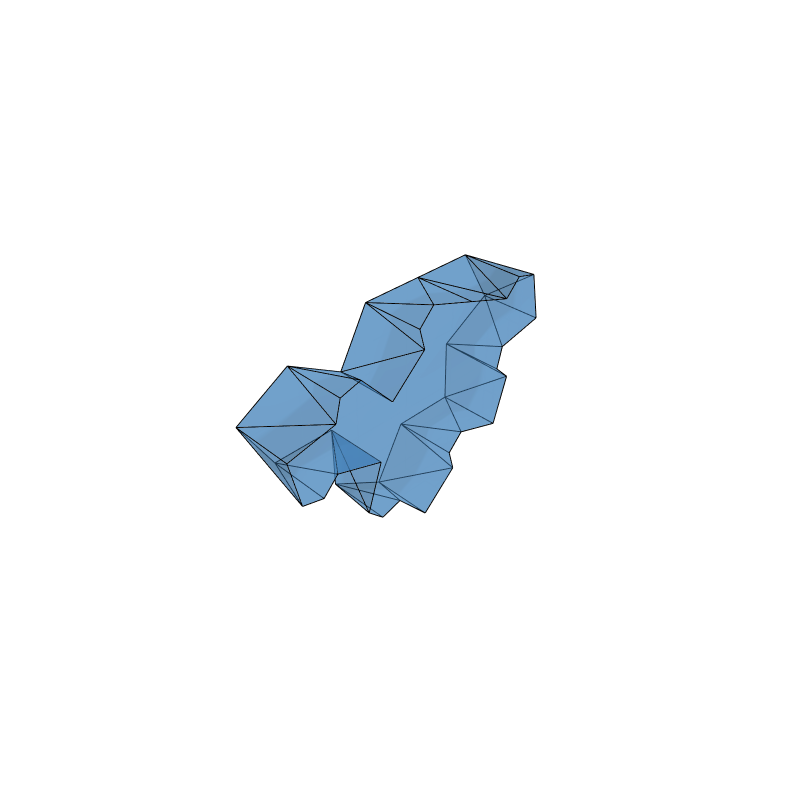

Notebook code cell kept with this figure:
### Code cell
plot(ass_9[2])

### Figure 1 — Plotly figure (JSON) as saved in the notebook; plotly's stock layout.template omitted (floating-point values rounded to 4 significant figures)
{"data": [{"facecolor": ["#407FB7", "#407FB7", "#407FB7", "#407FB7", "#407FB7", "#407FB7", "#407FB7", "#407FB7", "#407FB7", "#407FB7", "#407FB7", "#407FB7", "#407FB7", "#407FB7", "#407FB7", "#407FB7", "#407FB7", "#407FB7", "#407FB7", "#407FB7", "#407FB7", "#407FB7", "#407FB7", "#407FB7", "#407FB7", "#407FB7", "#407FB7", "#407FB7", "#407FB7", "#407FB7", "#407FB7", "#407FB7", "#407FB7", "#407FB7", "#407FB7", "#407FB7", "#407FB7", "#407FB7", "#407FB7", "#407FB7", "#407FB7", "#407FB7", "#407FB7", "#407FB7", "#407FB7", "#407FB7", "#407FB7", "#407FB7", "#407FB7", "#407FB7", "#407FB7", "#407FB7", "#407FB7", "#407FB7", "#407FB7", "#407FB7", "#407FB7", "#407FB7", "#407FB7", "#407FB7", "#407FB7", "#407FB7", "#407FB7", "#407FB7", "#407FB7", "#407FB7", "#407FB7", "#407FB7", "#407FB7", "#407FB7", "#407FB7", "#407FB7", "#407FB7", "#407FB7", "#407FB7", "#407FB7", "#407FB7", "#407FB7", "#407FB7", "#407FB7"], "i": [1, 6, 6, 9, 9, 9, 16, 15, 20, 23, 18, 23, 29, 35, 35, 38, 39, 39, 34, 40, 34, 36, 36, 36, 33, 32, 27, 26, 26, 26, 22, 21, 17, 14, 13, 10, 12, 11, 5, 2, 3, 2, 36, 39, 2, 26, 30, 37, 3, 24, 7, 6, 18, 20, 20, 15, 13, 17, 24, 27, 30, 34, 34, 35, 35, 15, 6, 5, 25, 31, 31, 25, 25, 25, 22, 14, 8, 8, 16, 12], "j": [6, 1, 7, 16, 8, 15, 20, 20, 18, 29, 23, 28, 35, 29, 37, 39, 38, 40, 31, 34, 30, 33, 31, 32, 27, 27, 24, 22, 25, 21, 17, 17, 13, 10, 10, 11, 5, 5, 3, 1, 2, 0, 32, 40, 0, 21, 36, 39, 2, 26, 9, 7, 23, 18, 28, 20, 10, 13, 17, 24, 27, 30, 11, 37, 34, 35, 15, 3, 33, 41, 38, 31, 29, 19, 25, 22, 1, 4, 8, 14], "k": [8, 0, 8, 8, 7, 16, 19, 16, 19, 19, 19, 29, 38, 28, 38, 41, 37, 41, 41, 41, 31, 31, 30, 33, 25, 33, 25, 25, 24, 22, 14, 22, 14, 12, 14, 12, 4, 12, 4, 4, 4, 1, 27, 34, 6, 17, 27, 34, 6, 17, 15, 15, 28, 28, 35, 35, 11, 11, 11, 11, 11, 11, 5, 34, 5, 5, 5, 6, 31, 38, 29, 29, 19, 16, 16, 16, 4, 12, 12, 16], "opacity": 0.5, "type": "mesh3d", "x": [90.3, 90.3, 88.61, 85.18, 85.18, 82.71, 82.58, 81.71, 81.71, 78.31, 77.58, 75.18, 75.18, 75.04, 75.04, 72.98, 72.98, 71.64, 68.1, 68.1, 67.14, 66.31, 66.31, 65.63, 61.43, 61.43, 60.47, 58.97, 58.1, 58.1, 51.57, 51.57, 51.44, 51.44, 50.71, 50.57, 49.04, 48.1, 48.1, 44.67, 42.98, 42.98], "y": [0, -10, 0, 0, -10, 0, 0, 0, -10, 0, 0, 0, -10, 0, -10, 0, -10, 0, 0, -10, 0, 0, -10, 0, 0, -10, 0, 0, 0, -10, 0, -10, 0, -10, 0, 0, 0, 0, -10, 0, 0, -10], "z": [22.68, 22.68, 14.96, 14.09, 14.09, 16.62, 24.37, 27.8, 27.8, 28.76, 6.694, 14.23, 14.23, 4.228, 4.228, 22.92, 22.92, 5.191, 31.65, 31.65, 28.24, -0.652, -0.652, 34.18, 8.076, 8.076, 4.673, 10.61, 31.78, 31.78, 18.21, 18.21, 8.214, 8.214, 21.64, 29.39, 15.75, 31.92, 31.92, 31.05, 23.33, 23.33]}, {"line": {"color": "#000000", "width": 2}, "mode": "lines", "type": "scatter3d", "x": [51.44, 49.04], "y": [0, 0], "z": [8.214, 15.75]}, {"line": {"color": "#000000", "width": 2}, "mode": "lines", "type": "scatter3d", "x": [51.57, 49.04], "y": [0, 0], "z": [18.21, 15.75]}, {"line": {"color": "#000000", "width": 2}, "mode": "lines", "type": "scatter3d", "x": [66.31, 71.64], "y": [0, 0], "z": [-0.652, 5.191]}, {"line": {"color": "#000000", "width": 2}, "mode": "lines", "type": "scatter3d", "x": [51.44, 58.97], "y": [0, 0], "z": [8.214, 10.61]}, {"line": {"color": "#000000", "width": 2}, "mode": "lines", "type": "scatter3d", "x": [66.31, 60.47], "y": [0, 0], "z": [-0.652, 4.673]}, {"line": {"color": "#000000", "width": 2}, "mode": "lines", "type": "scatter3d", "x": [61.43, 60.47], "y": [0, 0], "z": [8.076, 4.673]}, {"line": {"color": "#000000", "width": 2}, "mode": "lines", "type": "scatter3d", "x": [61.43, 58.97], "y": [0, 0], "z": [8.076, 10.61]}, {"line": {"color": "#000000", "width": 2}, "mode": "lines", "type": "scatter3d", "x": [50.71, 42.98], "y": [0, 0], "z": [21.64, 23.33]}, {"line": {"color": "#000000", "width": 2}, "mode": "lines", "type": "scatter3d", "x": [42.98, 44.67], "y": [0, 0], "z": [23.33, 31.05]}, {"line": {"color": "#000000", "width": 2}, "mode": "lines", "type": "scatter3d", "x": [58.1, 50.57], "y": [0, 0], "z": [31.78, 29.39]}, {"line": {"color": "#000000", "width": 2}, "mode": "lines", "type": "scatter3d", "x": [50.71, 51.57], "y": [0, 0], "z": [21.64, 18.21]}, {"line": {"color": "#000000", "width": 2}, "mode": "lines", "type": "scatter3d", "x": [50.57, 48.1], "y": [0, 0], "z": [29.39, 31.92]}, {"line": {"color": "#000000", "width": 2}, "mode": "lines", "type": "scatter3d", "x": [48.1, 44.67], "y": [0, 0], "z": [31.92, 31.05]}, {"line": {"color": "#000000", "width": 2}, "mode": "lines", "type": "scatter3d", "x": [77.58, 75.18], "y": [0, 0], "z": [6.694, 14.23]}, {"line": {"color": "#000000", "width": 2}, "mode": "lines", "type": "scatter3d", "x": [77.58, 75.04], "y": [0, 0], "z": [6.694, 4.228]}, {"line": {"color": "#000000", "width": 2}, "mode": "lines", "type": "scatter3d", "x": [85.18, 82.71], "y": [0, 0], "z": [14.09, 16.62]}, {"line": {"color": "#000000", "width": 2}, "mode": "lines", "type": "scatter3d", "x": [82.71, 75.18], "y": [0, 0], "z": [16.62, 14.23]}, {"line": {"color": "#000000", "width": 2}, "mode": "lines", "type": "scatter3d", "x": [85.18, 88.61], "y": [0, 0], "z": [14.09, 14.96]}, {"line": {"color": "#000000", "width": 2}, "mode": "lines", "type": "scatter3d", "x": [82.58, 90.3], "y": [0, 0], "z": [24.37, 22.68]}, {"line": {"color": "#000000", "width": 2}, "mode": "lines", "type": "scatter3d", "x": [88.61, 90.3], "y": [0, 0], "z": [14.96, 22.68]}, {"line": {"color": "#000000", "width": 2}, "mode": "lines", "type": "scatter3d", "x": [65.63, 68.1], "y": [0, 0], "z": [34.18, 31.65]}, {"line": {"color": "#000000", "width": 2}, "mode": "lines", "type": "scatter3d", "x": [67.14, 68.1], "y": [0, 0], "z": [28.24, 31.65]}, {"line": {"color": "#000000", "width": 2}, "mode": "lines", "type": "scatter3d", "x": [58.1, 65.63], "y": [0, 0], "z": [31.78, 34.18]}, {"line": {"color": "#000000", "width": 2}, "mode": "lines", "type": "scatter3d", "x": [72.98, 78.31], "y": [0, 0], "z": [22.92, 28.76]}, {"line": {"color": "#000000", "width": 2}, "mode": "lines", "type": "scatter3d", "x": [78.31, 81.71], "y": [0, 0], "z": [28.76, 27.8]}, {"line": {"color": "#000000", "width": 2}, "mode": "lines", "type": "scatter3d", "x": [82.58, 81.71], "y": [0, 0], "z": [24.37, 27.8]}, {"line": {"color": "#000000", "width": 2}, "mode": "lines", "type": "scatter3d", "x": [72.98, 67.14], "y": [0, 0], "z": [22.92, 28.24]}, {"line": {"color": "#000000", "width": 2}, "mode": "lines", "type": "scatter3d", "x": [71.64, 75.04], "y": [0, 0], "z": [5.191, 4.228]}, {"line": {"color": "#000000", "width": 2}, "mode": "lines", "type": "scatter3d", "x": [51.57, 51.44], "y": [-10, -10], "z": [18.21, 8.214]}, {"line": {"color": "#000000", "width": 2}, "mode": "lines", "type": "scatter3d", "x": [51.44, 61.43], "y": [-10, -10], "z": [8.214, 8.076]}, {"line": {"color": "#000000", "width": 2}, "mode": "lines", "type": "scatter3d", "x": [48.1, 58.1], "y": [-10, -10], "z": [31.92, 31.78]}, {"line": {"color": "#000000", "width": 2}, "mode": "lines", "type": "scatter3d", "x": [48.1, 42.98], "y": [-10, -10], "z": [31.92, 23.33]}, {"line": {"color": "#000000", "width": 2}, "mode": "lines", "type": "scatter3d", "x": [51.57, 42.98], "y": [-10, -10], "z": [18.21, 23.33]}, {"line": {"color": "#000000", "width": 2}, "mode": "lines", "type": "scatter3d", "x": [61.43, 66.31], "y": [-10, -10], "z": [8.076, -0.652]}, {"line": {"color": "#000000", "width": 2}, "mode": "lines", "type": "scatter3d", "x": [75.04, 66.31], "y": [-10, -10], "z": [4.228, -0.652]}, {"line": {"color": "#000000", "width": 2}, "mode": "lines", "type": "scatter3d", "x": [85.18, 75.18], "y": [-10, -10], "z": [14.09, 14.23]}, {"line": {"color": "#000000", "width": 2}, "mode": "lines", "type": "scatter3d", "x": [68.1, 72.98], "y": [-10, -10], "z": [31.65, 22.92]}, {"line": {"color": "#000000", "width": 2}, "mode": "lines", "type": "scatter3d", "x": [68.1, 58.1], "y": [-10, -10], "z": [31.65, 31.78]}, {"line": {"color": "#000000", "width": 2}, "mode": "lines", "type": "scatter3d", "x": [90.3, 81.71], "y": [-10, -10], "z": [22.68, 27.8]}, {"line": {"color": "#000000", "width": 2}, "mode": "lines", "type": "scatter3d", "x": [81.71, 72.98], "y": [-10, -10], "z": [27.8, 22.92]}, {"line": {"color": "#000000", "width": 2}, "mode": "lines", "type": "scatter3d", "x": [85.18, 90.3], "y": [-10, -10], "z": [14.09, 22.68]}, {"line": {"color": "#000000", "width": 2}, "mode": "lines", "type": "scatter3d", "x": [75.18, 75.04], "y": [-10, -10], "z": [14.23, 4.228]}, {"line": {"color": "#000000", "width": 2}, "mode": "lines", "type": "scatter3d", "x": [82.58, 90.3], "y": [0, -10], "z": [24.37, 22.68]}, {"line": {"color": "#000000", "width": 2}, "mode": "lines", "type": "scatter3d", "x": [82.58, 81.71], "y": [0, -10], "z": [24.37, 27.8]}, {"line": {"color": "#000000", "width": 2}, "mode": "lines", "type": "scatter3d", "x": [90.3, 90.3], "y": [-10, 0], "z": [22.68, 22.68]}, {"line": {"color": "#000000", "width": 2}, "mode": "lines", "type": "scatter3d", "x": [81.71, 81.71], "y": [-10, 0], "z": [27.8, 27.8]}, {"line": {"color": "#000000", "width": 2}, "mode": "lines", "type": "scatter3d", "x": [78.31, 72.98], "y": [0, -10], "z": [28.76, 22.92]}, {"line": {"color": "#000000", "width": 2}, "mode": "lines", "type": "scatter3d", "x": [78.31, 81.71], "y": [0, -10], "z": [28.76, 27.8]}, {"line": {"color": "#000000", "width": 2}, "mode": "lines", "type": "scatter3d", "x": [72.98, 72.98], "y": [0, -10], "z": [22.92, 22.92]}, {"line": {"color": "#000000", "width": 2}, "mode": "lines", "type": "scatter3d", "x": [67.14, 72.98], "y": [0, -10], "z": [28.24, 22.92]}, {"line": {"color": "#000000", "width": 2}, "mode": "lines", "type": "scatter3d", "x": [67.14, 68.1], "y": [0, -10], "z": [28.24, 31.65]}, {"line": {"color": "#000000", "width": 2}, "mode": "lines", "type": "scatter3d", "x": [68.1, 68.1], "y": [-10, 0], "z": [31.65, 31.65]}, {"line": {"color": "#000000", "width": 2}, "mode": "lines", "type": "scatter3d", "x": [65.63, 58.1], "y": [0, -10], "z": [34.18, 31.78]}, {"line": {"color": "#000000", "width": 2}, "mode": "lines", "type": "scatter3d", "x": [68.1, 65.63], "y": [-10, 0], "z": [31.65, 34.18]}, {"line": {"color": "#000000", "width": 2}, "mode": "lines", "type": "scatter3d", "x": [58.1, 58.1], "y": [0, -10], "z": [31.78, 31.78]}, {"line": {"color": "#000000", "width": 2}, "mode": "lines", "type": "scatter3d", "x": [50.57, 58.1], "y": [0, -10], "z": [29.39, 31.78]}, {"line": {"color": "#000000", "width": 2}, "mode": "lines", "type": "scatter3d", "x": [48.1, 50.57], "y": [-10, 0], "z": [31.92, 29.39]}, {"line": {"color": "#000000", "width": 2}, "mode": "lines", "type": "scatter3d", "x": [48.1, 48.1], "y": [-10, 0], "z": [31.92, 31.92]}, {"line": {"color": "#000000", "width": 2}, "mode": "lines", "type": "scatter3d", "x": [48.1, 44.67], "y": [-10, 0], "z": [31.92, 31.05]}, {"line": {"color": "#000000", "width": 2}, "mode": "lines", "type": "scatter3d", "x": [42.98, 44.67], "y": [-10, 0], "z": [23.33, 31.05]}, {"line": {"color": "#000000", "width": 2}, "mode": "lines", "type": "scatter3d", "x": [42.98, 42.98], "y": [0, -10], "z": [23.33, 23.33]}, {"line": {"color": "#000000", "width": 2}, "mode": "lines", "type": "scatter3d", "x": [51.57, 50.71], "y": [-10, 0], "z": [18.21, 21.64]}, {"line": {"color": "#000000", "width": 2}, "mode": "lines", "type": "scatter3d", "x": [50.71, 42.98], "y": [0, -10], "z": [21.64, 23.33]}, {"line": {"color": "#000000", "width": 2}, "mode": "lines", "type": "scatter3d", "x": [51.57, 51.57], "y": [-10, 0], "z": [18.21, 18.21]}, {"line": {"color": "#000000", "width": 2}, "mode": "lines", "type": "scatter3d", "x": [51.44, 49.04], "y": [-10, 0], "z": [8.214, 15.75]}, {"line": {"color": "#000000", "width": 2}, "mode": "lines", "type": "scatter3d", "x": [51.57, 49.04], "y": [-10, 0], "z": [18.21, 15.75]}, {"line": {"color": "#000000", "width": 2}, "mode": "lines", "type": "scatter3d", "x": [51.44, 51.44], "y": [-10, 0], "z": [8.214, 8.214]}, {"line": {"color": "#000000", "width": 2}, "mode": "lines", "type": "scatter3d", "x": [51.44, 58.97], "y": [-10, 0], "z": [8.214, 10.61]}, {"line": {"color": "#000000", "width": 2}, "mode": "lines", "type": "scatter3d", "x": [61.43, 58.97], "y": [-10, 0], "z": [8.076, 10.61]}, {"line": {"color": "#000000", "width": 2}, "mode": "lines", "type": "scatter3d", "x": [61.43, 61.43], "y": [0, -10], "z": [8.076, 8.076]}, {"line": {"color": "#000000", "width": 2}, "mode": "lines", "type": "scatter3d", "x": [60.47, 66.31], "y": [0, -10], "z": [4.673, -0.652]}, {"line": {"color": "#000000", "width": 2}, "mode": "lines", "type": "scatter3d", "x": [60.47, 61.43], "y": [0, -10], "z": [4.673, 8.076]}, {"line": {"color": "#000000", "width": 2}, "mode": "lines", "type": "scatter3d", "x": [66.31, 66.31], "y": [0, -10], "z": [-0.652, -0.652]}, {"line": {"color": "#000000", "width": 2}, "mode": "lines", "type": "scatter3d", "x": [71.64, 66.31], "y": [0, -10], "z": [5.191, -0.652]}, {"line": {"color": "#000000", "width": 2}, "mode": "lines", "type": "scatter3d", "x": [75.04, 71.64], "y": [-10, 0], "z": [4.228, 5.191]}, {"line": {"color": "#000000", "width": 2}, "mode": "lines", "type": "scatter3d", "x": [75.04, 75.04], "y": [-10, 0], "z": [4.228, 4.228]}, {"line": {"color": "#000000", "width": 2}, "mode": "lines", "type": "scatter3d", "x": [75.04, 77.58], "y": [-10, 0], "z": [4.228, 6.694]}, {"line": {"color": "#000000", "width": 2}, "mode": "lines", "type": "scatter3d", "x": [75.18, 77.58], "y": [-10, 0], "z": [14.23, 6.694]}, {"line": {"color": "#000000", "width": 2}, "mode": "lines", "type": "scatter3d", "x": [75.18, 75.18], "y": [-10, 0], "z": [14.23, 14.23]}, {"line": {"color": "#000000", "width": 2}, "mode": "lines", "type": "scatter3d", "x": [75.18, 82.71], "y": [-10, 0], "z": [14.23, 16.62]}, {"line": {"color": "#000000", "width": 2}, "mode": "lines", "type": "scatter3d", "x": [85.18, 82.71], "y": [-10, 0], "z": [14.09, 16.62]}, {"line": {"color": "#000000", "width": 2}, "mode": "lines", "type": "scatter3d", "x": [85.18, 85.18], "y": [-10, 0], "z": [14.09, 14.09]}, {"line": {"color": "#000000", "width": 2}, "mode": "lines", "type": "scatter3d", "x": [90.3, 88.61], "y": [-10, 0], "z": [22.68, 14.96]}, {"line": {"color": "#000000", "width": 2}, "mode": "lines", "type": "scatter3d", "x": [85.18, 88.61], "y": [-10, 0], "z": [14.09, 14.96]}], "layout": {"height": 800, "margin": {"b": 50, "l": 50, "r": 50, "t": 60}, "scene": {"aspectmode": "data", "autosize": true, "camera": {"eye": {"x": 2.5, "y": 2.5, "z": 2.5}}, "xaxis": {"showaxeslabels": false, "showbackground": false, "showticklabels": false, "title": {"text": ""}}, "yaxis": {"showaxeslabels": false, "showbackground": false, "showticklabels": false, "title": {"text": ""}}, "zaxis": {"showaxeslabels": false, "showbackground": false, "showticklabels": false, "title": {"text": ""}}}, "showlegend": false, "width": 800}}
